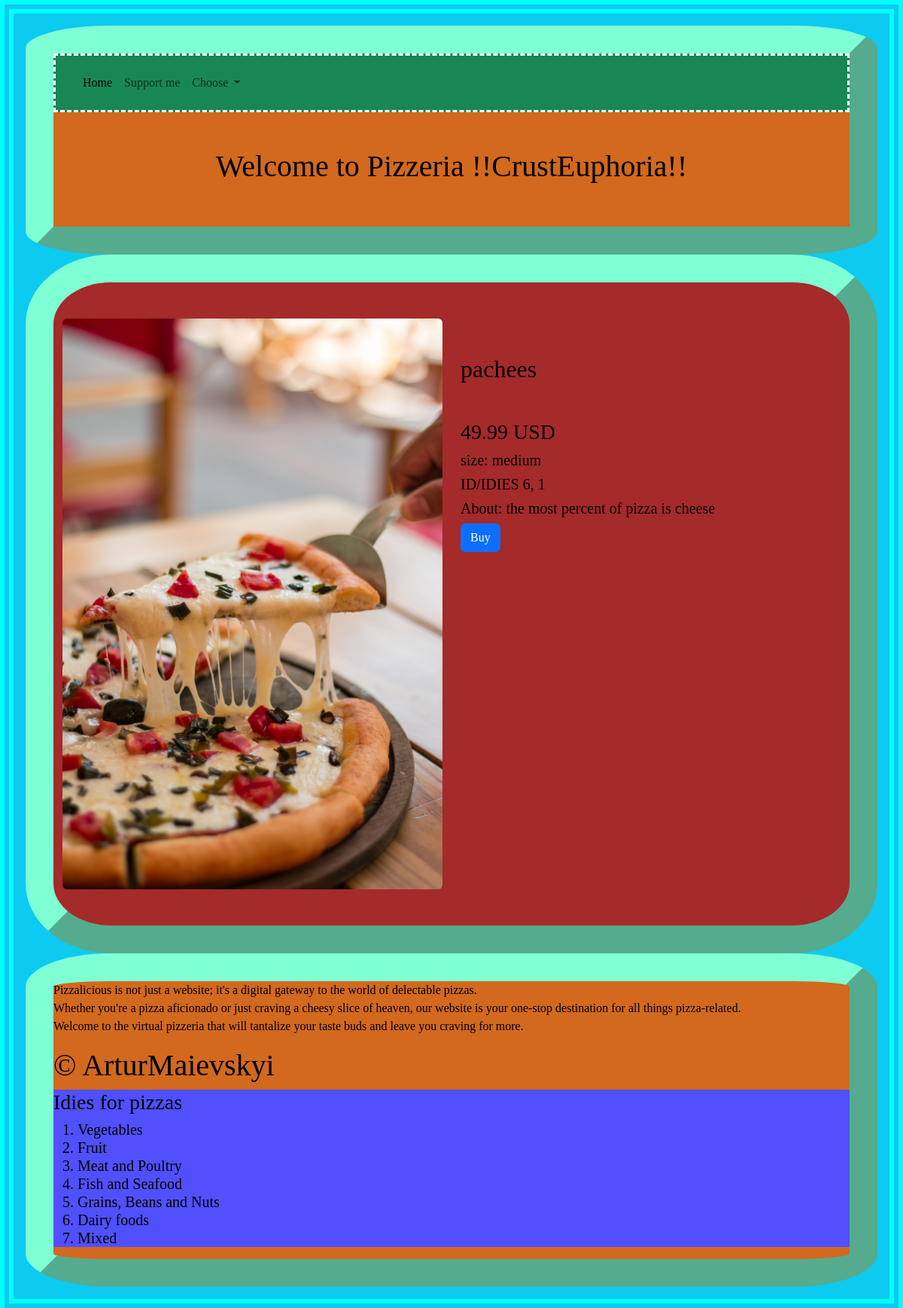
Screenshot of /pizza/3 with the database file from the repository.
### tables this page shows
CREATE TABLE "pizza" (
	"id"	INTEGER,
	"category_id"	INTEGER NOT NULL,
	"title"	TEXT NOT NULL,
	"description"	TEXT,
	"image"	TEXT,
	"price"	REAL NOT NULL DEFAULT '29.99, 49.99, 79.99',
	"size"	TEXT DEFAULT 'Small, Medium, Large',
	"id_category"	NUMERIC NOT NULL DEFAULT 'None',
	FOREIGN KEY("category_id") REFERENCES "categories"("id"),
	PRIMARY KEY("id")
);

### app.py (the view)
@app.route("/pizza/<pizza_id>")
def pizza(pizza_id):
    pizza_obj = db_pizzas.get_pizza(pizza_id)
    return render_template('own_pizza.html', title="Online Pizzeria", pizza = pizza_obj)

### sql_queries.py (called while the page is built)
    def open_pizzas(self): #функція що відкриває базу даних
        self.conn =sqlite3.connect(self.db_name) # з'єднання з базою даних (БД)
        self.cursor = self.conn.cursor() #курсор (посилання) на БД

    def close_pizzas(self): #функція що закриває базу даних
        self.cursor.close()
        self.conn.close()

    def get_pizza(self, id):
        self.open_pizzas()
        self.cursor.execute("SELECT * FROM pizza WHERE id==(?)", [id])
        data_one_pizza = self.cursor.fetchone()
        self.close_pizzas()
        return data_one_pizza

### templates/own_pizza.html
{% extends 'base.html' %}
{% block content %}
<div class="container py-5 one_pizza">
    <div class="row">
    <div class="col-12 col-lg-6">
        <img src="{{ url_for('static', filename='img/' + pizza[4]) }}" alt="" class="rounded img-fluid">
    </div>
    <div class="col-12 col-lg-6">
        <h2 class="mr-5 ml-5 mb-5 mt-5">{{pizza[2]}}</h2>
        <h3>{{pizza[5]}} USD</h3>
        <h5>size: {{pizza[6]}}</h5>
        <h5>ID/IDIES {{pizza[7]}}</h5>
        <h5>About: {{pizza[3]}}</h5>
        <a class="btn btn-primary" href="{{ url_for('order_pizza', pizza_id = pizza[0]) }}" role="button">Buy</a>
    </div>
    </div>
</div>
{% endblock content %}

### static/style.css (style rules this page uses)
.all { font-family: 'Gill Sans', 'Gill Sans MT', Calibri, 'Trebuchet MS', sans-serif; font-style: inherit; }

### static/style_one.css (style rules this page uses)
body { border-style: double; border-color: aqua; border-width: 0.5cm; font-family: Georgia, 'Times New Roman', Times, serif; }

### rows the page displays
pizza: image (picture), title "pachees", price "49.99", size "medium", id_category "6, 1", description "the most percent of pizza is cheese"
